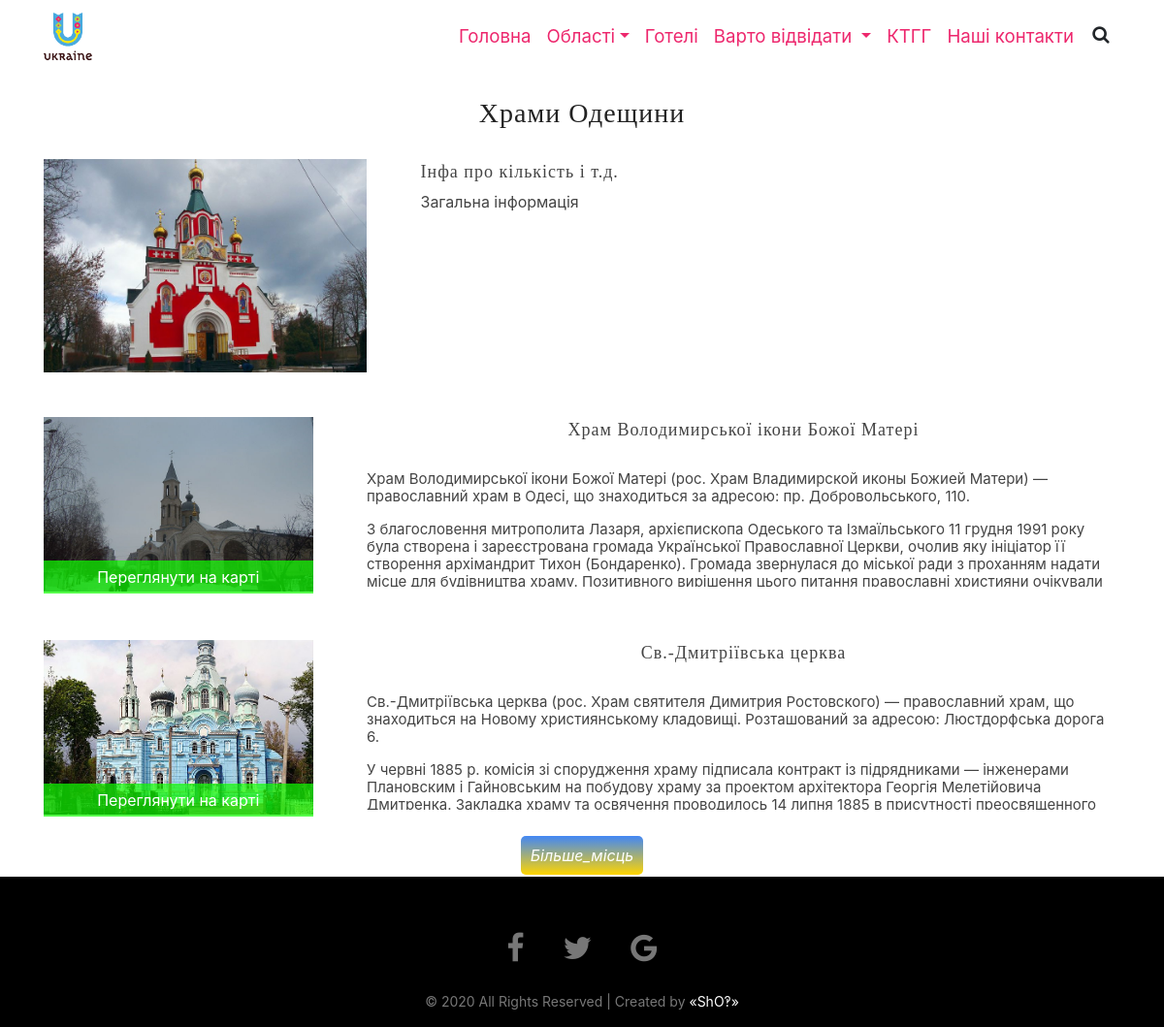
/php/page_gen.php?church_odessa=true, run on the app's committed database.
### tables this page shows
CREATE TABLE `main_should_visit` (
  `id` int(11) NOT NULL,
  `id_region` int(11) NOT NULL,
  `place` varchar(200) NOT NULL,
  `city` varchar(200) NOT NULL,
  `img` varchar(1000) NOT NULL,
  `main_paragraph1` text NOT NULL,
  `main_paragraph2` text NOT NULL
);

CREATE TABLE `region_church` (
  `id_church` int(11) NOT NULL,
  `id_region` int(11) NOT NULL,
  `_name` varchar(50) NOT NULL,
  `imgName` varchar(50) NOT NULL,
  `Address` varchar(200) NOT NULL,
  `Paragraph1` text NOT NULL,
  `Paragraph2` text NOT NULL,
  `Paragraph3` text NOT NULL
);

### php/read_from_DB.php (called while the page is built, shortened)
<?php
	require_once 'connection.php';
	$link = mysqli_connect( $host, $user, $password, $database ) or die( "Помилка " . mysqli_error( $link ) );
	$sql = $query;
	$link->set_charset("utf8");
	$result = mysqli_query( $link, $sql ) or die( "Помилка " . mysqli_error( $link ) );
?>

### php/page_gen.php (the view, shortened to what this page needs)
<?php
if ( isset( $_GET[ 'church_odessa' ] ) )           { $query = "SELECT * FROM main_should_visit S LEFT JOIN region_church R ON S.id_region = R.id_region WHERE S.id_region = 1 AND S.place = 'Храми'"; }
$b=0;
include_once 'read_from_DB.php';
while ( $row = mysqli_fetch_assoc( $result ) ) {
    if ( $b==0 ) {
        create_page_start( $row );
        $b++;
    }
    show( $row[ "_name" ], $row[ "imgName" ], $row[ "Address" ], $row[ "Paragraph1" ], $row[ "Paragraph2" ], $row[ "Paragraph3" ], $b);
    $b++;
}
create_page_end($b);
function create_page_start( $row ) {
    $place = $row[ "place" ];
    $city  = $row[ "city" ];
    $img   = $row[ "img" ];
    $p1    = $row[ "main_paragraph1" ];
    $p2    = $row[ "main_paragraph2" ];
    echo '
    <!DOCTYPE html>
    <html>
    <head>
        <link rel="stylesheet" type="text/css" href="../style/style.css">
        <link  rel = "stylesheet"  href = "https://unpkg.com/aos@next/dist/aos.css">
        <link href="https://stackpath.bootstrapcdn.com/font-awesome/4.7.0/css/font-awesome.min.css" rel="stylesheet">
        <link rel="stylesheet" href="https://stackpath.bootstrapcdn.com/bootstrap/4.4.1/css/bootstrap.min.css">
    </head>
    <body data-spy="scroll" data-target=".navbar" data-offset="50">
    <header>
        <nav class="navbar navbar-expand-lg navbar-light fixed-top">
            <div class="container">
        <a class="navbar-brand" href="../index.php">
            <img class="logo" src="../img/ukraine-logo.png">
        </a>
        <div class="collapse navbar-collapse" id="navbarSupportedContent">
            <ul class="navbar-nav ml-lg-auto">
                <li class="nav-item">
                    <a class="nav-link" href="../index.php">Головна <span class="sr-only">(current)</span></a>
                </li>
                <li class="nav-item dropdown">
                <a class="nav-link dropdown-toggle" href="#" id="navbarDropdown"  data-toggle="dropdown" aria-haspopup="true" aria-expanded="false">Області</a>
                <div class="dropdown-menu" aria-labelledby="navbarDropdown">';
    echo '
                </div>
                </li>
                <li class="nav-item">
					<a class="nav-link" href="https://www.booking.com/searchresults.uk.html?aid=397594&label=gog235jc-1DCAEoggI46AdIKVgDaOkBiAEBmAEpuAEXyAEM2AED6AEB-AECiAIBqAIDuALakPT2BcACAdICJDU4OTVhYjViLTYxNWUtNGIzNi1hMjM5LTgxZDg3MjcwOTMzZNgCBOACAQ&sid=26f036ee79557394b419e201e4bbe750&sb=1&sb_lp=1&src=index&src_elem=sb&error_url=https%3A%2F%2Fwww.booking.com%2Findex.uk.html%3Faid%3D397594%3Blabel%3Dgog235jc-1DCAEoggI46AdIKVgDaOkBiAEBmAEpuAEXyAEM2AED6AEB-AECiAIBqAIDuALakPT2BcACAdICJDU4OTVhYjViLTYxNWUtNGIzNi1hMjM5LTgxZDg3MjcwOTMzZNgCBOACAQ%3Bsid%3D26f036ee79557394b419e201e4bbe750%3Bsb_price_type%3Dtotal%26%3B&ss=%D0%A3%D0%BA%D1%80%D0%B0%D1%97%D0%BD%D0%B0&is_ski_area=&checkin_year=&checkin_month=&checkout_year=&checkout_month=&group_adults=2&group_children=0&no_rooms=1&b_h4u_keep_filters=&from_sf=1&ss_raw=Er&ac_position=0&ac_langcode=uk&ac_click_type=b&dest_id=220&dest_type=country&place_id_lat=49.2776&place_id_lon=31.6119&search_pageview_id=0d9f6d2ddfe70072&search_selected=true">Готелі</a>
				</li>
                <li class="nav-item dropdown">
                    <a class="nav-link dropdown-toggle" href="#" id="navbarDropdown"  data-toggle="dropdown" aria-haspopup="true" aria-expanded="false">
                    Варто відвідати
                    </a>
                </li>
                <li class="nav-item">
                <a class="nav-link" href="https://www.ktgg.kiev.ua/uk/">КТГГ</a>
              </li>
               <li class="nav-item">
                <a class="nav-link" href="https://www.ktgg.kiev.ua/uk/contacts.html">Наші контакти</a>
              </li>
                        <li>
                        <a id="search" class="search-btn">
                            <i class="fa fa-search"></i>
                        </a></li>
                </ul>
            </div>
            </div>
        </nav>
    </header>
    <div class="data_content">
    <section id="main_block" class="info_page">
        <div class="container h100">
            <h2>'. $place . ' ' . $city . '</h2>
            <div class="placeBox info">
                <div class="imgBx">
                    <img src="../img/'. $img .'.jpg" class="img-fluid">
                </div>
                <div class="content_info info">
                    <h2>' . $p1 . '</h2>
                    <p>' . $p2 . '</p>
                </div>
        </div></div>
     </section>
    <section id="block" class="block_info">
    <div class="container h100">
    ';
}
function show( $PlaceName, $imgName, $Address, $p1, $p2, $p3, $id ) {
    echo '
    <div class="placeBox info nhide" id = "div'. $id .'">
        <div class="name_info">
            <h2>'. $PlaceName .'</h2>
        </div>
        <div class="link_down">
        <div class="imgBx">
            <img src="../img/'.$imgName.'.jpg" class="img-fluid">
        </div>
        <div class="linkmap">
          <a href="' . $Address . '">Переглянути на карті</a>
        </div>
        </div>
        <div class="content_info">
            <p>'.$p1.'</p>
            <p>'.$p2.'</p>
            <p>'.$p3.'</p>
        </div>
    </div>
    ';
}
function create_page_end( $b ) {
    echo '
            <div class="link_info" id="loadmore" at_all="'.$b.'">
                <span id="load_more" num_loaded="3">Більше_місць</span >
            </div>
        </div>
    </section>
    </div>
        <footer>
            <div class="container">
                <div class="row">
                    <div class="col-sm-12">
                        <ul class="sci">
                            <li><a href=""><i class="fa fa-facebook"></i></a></li>
                            <li><a href=""><i class="fa fa-twitter"></i></a></li>
                            <li><a href=""><i class="fa fa-google"></i></a></li>
                        </ul>
                        <p class="cpryt">
                            © 2020 All Rights Reserved | Created by <a href="#">&laquo;ShO‽&raquo;</a></p>
                    </div>
                </div>
            </div>
        </footer>
        <script src="https://unpkg.com/aos@next/dist/aos.js"></script>
        <script>
            AOS.init();
        </script>
        </body>
        </html>';
}
?>

### style/style.css (style rules this page uses)
* { outline: none !important; scroll-behavior: smooth; }
body { font-family: 'Poppins', sans-serif; cursor: default; }
header { position: relative; z-index: 1000000; }
p { font-size: 1.5rem }
.navbar { background: #fff; transition: .5s; font-size: 14pt; text-align: center; }
.navbar .logo { width: 50px; height: 50px; }
.navbar-light .navbar-nav .nav-link { color: #ed276d !important; transition: .5s; }
.search-btn { color: #ed276d; float: right; width: 40px; height: 40px; border-radius: 50%; display: flex; justify-content: center; align-items: center; transition: .5s; }
nav li.nav-item { transform: scale(1); transition: .5s; }
.h100 { height: 100%; }
.placeBox { position: relative; //max-width: 300px; height: 400px; margin: 0 auto; margin-top: 30px; }
.placeBox .imgBx { width: 100%; height: 100%; }
.placeBox .imgBx img { object-fit: cover; width: 100%; height: 100%; }
footer { position: absolute; width: 100%; background: #000; padding: 50px 0 0; }
.sci { margin: 0; padding: 0; display: flex; justify-content: center; align-items: center; }
.sci li { list-style: none; margin: 0 20px; }
.sci li a { color: #777; font-size: 2em; transition: .5s; }
.cpryt { font-size: 14px; margin-top: 20px; text-align: center; color: #777; }
.cpryt a, .cpryt a:hover { color: #fff; }
.info_page { margin-top: 100px; }
.info_page .container { height: 300px; }
.block_info h2, .block_info .link_info a, .info_page .container h2, .info_page .container a { font-family: 'Playfair Display SC', serif; font-weight: 500; letter-spacing: 1px; font-size: 28px; color: #222222; text-align: center; }
.info_page .placeBox.info .imgBx { width: 30%; height: 220px; float: left; }
.info_page .placeBox.info .imgBx img, .block_info .placeBox.info .imgBx img { width: 100%; height: 100%; }
.placeBox.info .content_info { float: right; width: 65%; height: 180px; margin-bottom: 12px; overflow-y: auto; }
.placeBox.info .content_info h2 { text-align: left; font-size: 18px; line-height: 1.5; color: #444444; }
.placeBox.info .content_info p { font-size: 16px; line-height: 1.2; color: #444444; }
.block_info { height: auto; position: relative; transform: scaleY(1); overflow: hidden; transition: 1s; }
.block_info .link_info { text-align: center; }
.block_info .container { margin-bottom: 5px; }
.block_info .placeBox.info { height: 200px; }
.link_down { width: 25%; height: 180px; float: left; }
.link_down .imgBx { width: 100%; height: 100%; }
.link_down .linkmap { position: absolute; top: 0; left: 0; width: 25%; height: 100%; display: flex; justify-content: baseline; align-items: flex-end; }
.link_down .linkmap a { position: relative; margin: 0; padding: 5px; background: rgba(17, 255, 0, .7); text-decoration: none; bottom: 18px; color: #fff; font-size: 16px; width: 100%; text-align: center; transition: .5s; }
.block_info .placeBox.info .name_info { float: right; text-align: center; width: 70%; height: 50px; margin-bottom: 5px; }
.block_info .placeBox.info .name_info h2 { font-size: 18px; line-height: 1.5; color: #444444; }
.block_info .placeBox.info .content_info { width: 70%; max-width: 1000px; text-align:left; float: right; height: 120px; overflow-y: auto; overflow-x: hidden; }
.block_info .placeBox.info .content_info p { font-size: 15px; }
.block_info #loadmore { text-align: center; position: relative; margin: 10px auto; cursor: pointer; }
.block_info #loadmore span { background: linear-gradient(to bottom, #4287f5 ,#ffd500); width: 150px; transition: .5s; color: #fff; font-family: inherit; font-size: 16px; font-style: italic; padding: 10px; border-radius: 5px; line-height: 20px; }
.data_content { margin-top: 100px; min-height: calc(100vh - 255px); }
@media (min-width: 992px) { .navbar-expand-lg .navbar-nav .nav-link { padding-right: 1rem; padding-left: 1rem; } }

### data on the page
main_should_visit: place "Храми", city "Одещини", img (picture), main_paragraph1 "Інфа про кількість і т.д.", main_paragraph2 "Загальна інформація", region_church._name "Храм Володимирської ікони Божої Матері", region_church.imgName (picture), region_church.Paragraph1 "Храм Володимирської ікони Божої Матері (рос. Храм Владимирской иконы Божией Матери) — православний храм в Одесі, що знаходиться за адресою: пр. Добровольського, 110.", region_church.Paragraph2 "З благословення митрополита Лазаря, архієпископа Одеського та Ізмаїльського 11 грудня 1991 року була створена і зареєстрована громада Української Православної Церкви, очолив яку ініціатор її створення архімандрит Тихон (Бондаренко). Громада звернулася до міської ради з проханням надати місце для будівництва храму. Позитивного вирішення цього питання православні християни очікували…", region_church._name "Св.-Дмитріївська церква", region_church.Paragraph1 "Св.-Дмитріївська церква (рос. Храм святителя Димитрия Ростовского) — православний храм, що знаходиться на Новому християнському кладовищі. Розташований за адресою: Люстдорфська дорога 6.", region_church.Paragraph2 "У червні 1885 р. комісія зі спорудження храму підписала контракт із підрядниками — інженерами Плановским і Гайновським на побудову храму за проектом архітектора Георгія Мелетійовича Дмитренка. Закладка храму та освячення проводилось 14 липня 1885 в присутності преосвященного…"
